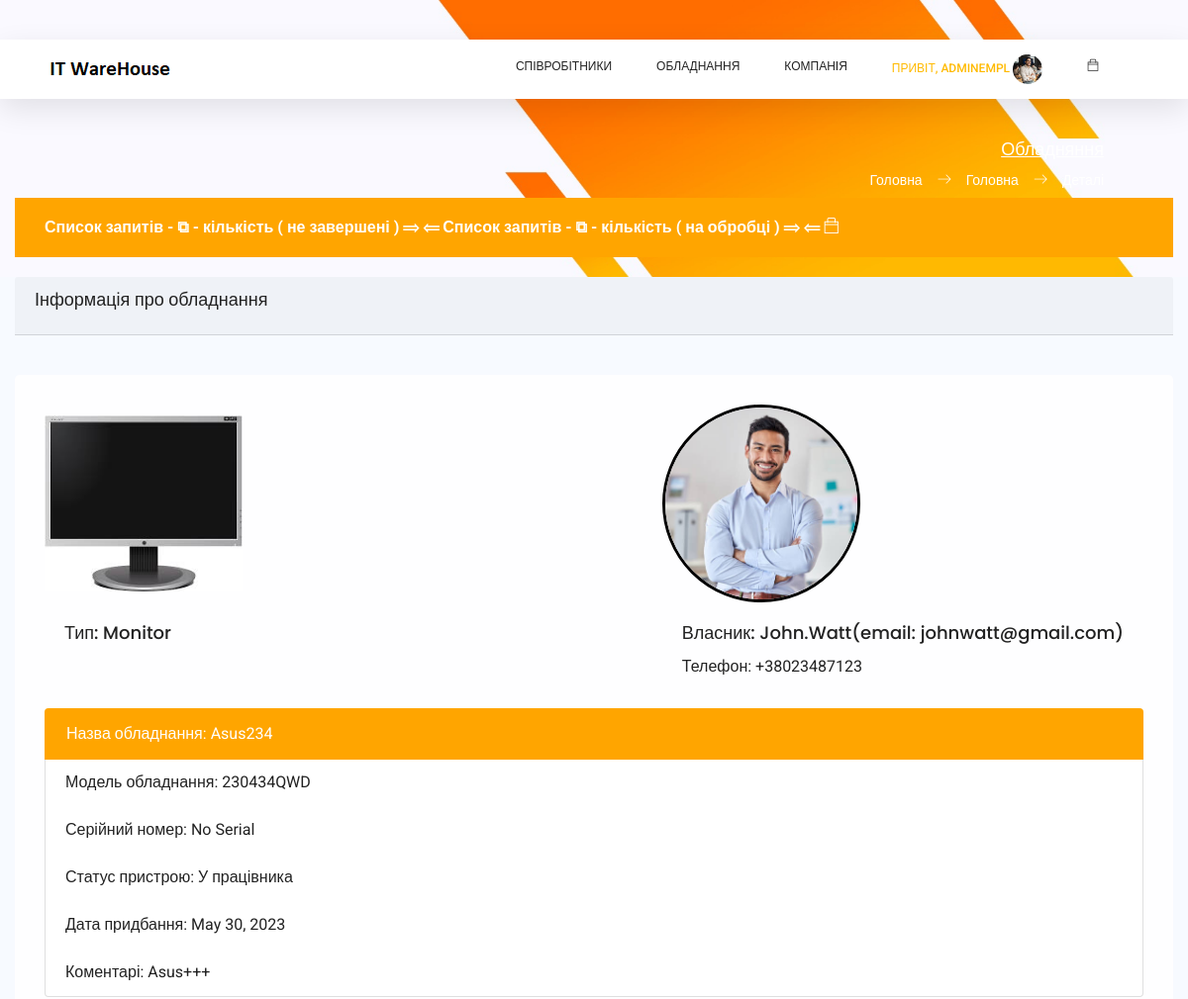
/admin_page/devices/details/5 (signed in, upper part), run on an earlier commit of the app's database.
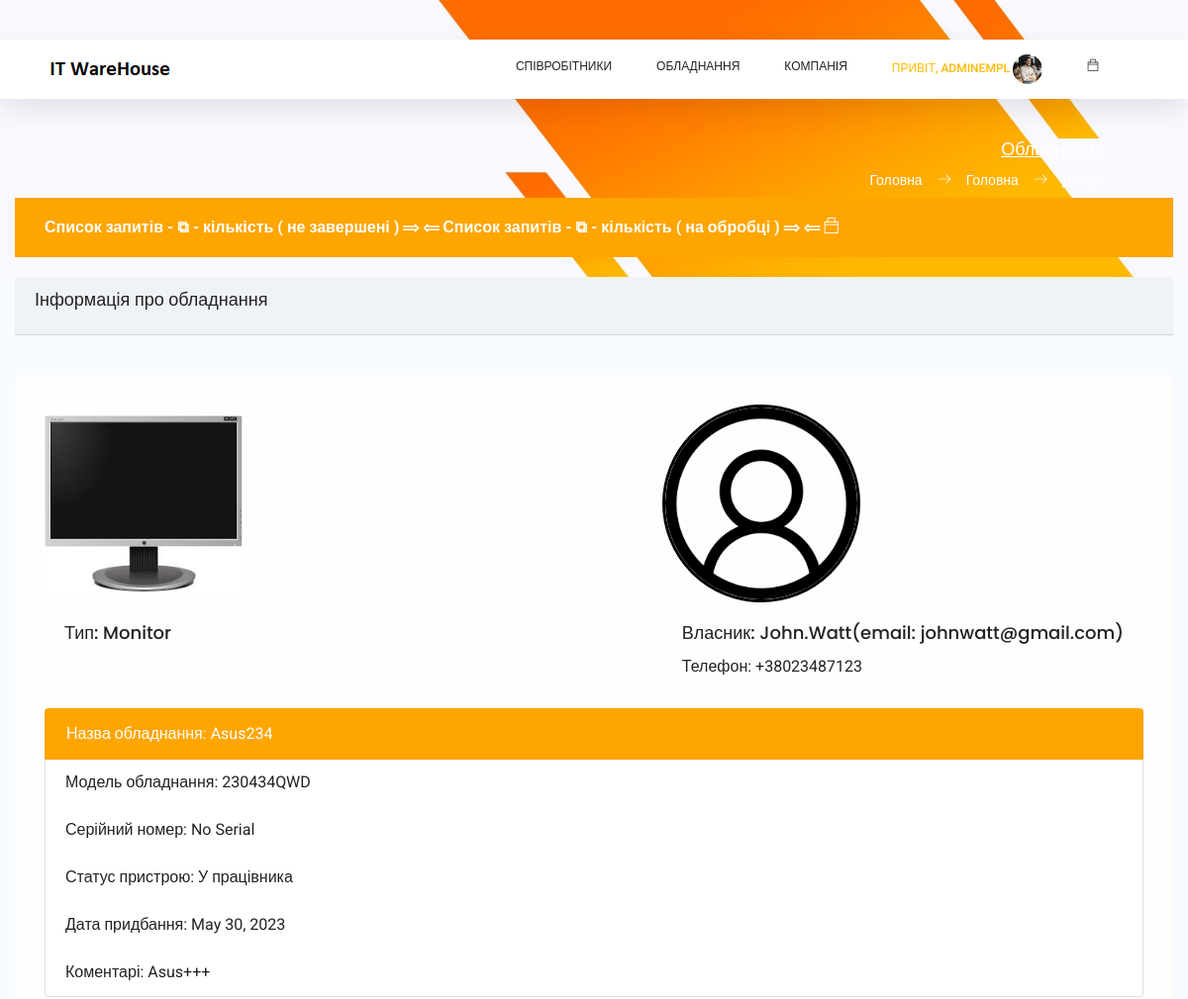
And on a later commit of the database.
### assets/models.py (models this page shows, shortened)
class Devices(models.Model):
    device_type = models.ForeignKey(DeviceType, on_delete=models.CASCADE, verbose_name='Тип обладнання')
    device_vendor = models.ForeignKey(Vendors, on_delete=models.CASCADE, verbose_name='Виробник')
    device_title = models.CharField(max_length=250, default='', verbose_name='Назва обладнання')
    device_model = models.CharField(max_length=100, null=True, default='', blank=True, verbose_name='Модель обладнання')
    serial_number = models.CharField(max_length=40, default='No Serial', blank=True, verbose_name='Серійний номер')
    device_status = models.ForeignKey(DeviceStatus, null=True, on_delete=models.SET_NULL,
                                      verbose_name='Статус пристрою')
    user_id = models.ForeignKey(Employees, blank=True, null=True, on_delete=models.SET_NULL, verbose_name='Користувач')
    supplier = models.ForeignKey(Suppliers, blank=True, null=True, on_delete=models.SET_NULL,
                                 verbose_name='Постачальник')
    purchase_date = models.DateField(null=True, blank=True, verbose_name='Дата придбання')
    device_warranty = models.ForeignKey(DeviceWarranty, blank=True, null=True, on_delete=models.SET_NULL,
                                        verbose_name='Термін гарантії')
    comments = models.TextField(max_length=500, null=True, default='', blank=True, verbose_name='Коментарі')

class DeviceType(models.Model):
    dev_type = models.CharField(max_length=100, unique=True, default='', verbose_name='Тип обладнання')
    dev_type_logo = models.FileField(upload_to='dev_types/', null=True, blank=True, default='dev_type.jpg',
                                     verbose_name='Логотип')
    def __str__(self) -> str:
        return str(self.dev_type)

class DeviceStatus(models.Model):
    dev_status = models.CharField(max_length=100, unique=True, default='', verbose_name='Статус обладнання')
    def __str__(self) -> str:
        return str(self.dev_status)

### employees/models.py (models this page shows)
class Employees(models.Model):
    first_name = models.CharField(max_length=50, default='', verbose_name="Ім'я *")
    last_name = models.CharField(max_length=50, default='', verbose_name='Прізвище *')
    email = models.EmailField(max_length=75, unique=True, null=True, verbose_name='Електрона пошта *')
    eid = models.CharField(max_length=8, unique=True, null=True, verbose_name='Внутрішній номер *')
    department = models.ForeignKey(Departments, null=True, on_delete=models.SET_NULL, verbose_name='Назва відділу *')
    title = models.CharField(max_length=50, null=True, default='', verbose_name='Посада *')
    user_id = models.ForeignKey(NewUser, null=True, on_delete=models.SET_NULL, verbose_name='ID Користувача *')
    location = models.ForeignKey(Cities, null=True, on_delete=models.SET_NULL, blank=True, verbose_name='Назва міста')
    mobilephone = models.CharField(max_length=20, null=True, default='', blank=True, verbose_name='Мобільний телефон')
    status = models.ForeignKey(UserStatus, null=True, on_delete=models.SET_NULL, blank=True,
                               verbose_name='Форма роботи')
    photo = models.FileField(upload_to='photos/', null=True, default='photos/default_user.jpg', blank=True,
                             verbose_name='Фото')
    comments = models.TextField(max_length=300, null=True, default='', blank=True, verbose_name='Коментарі')
    def __str__(self) -> str:
        return str(self.first_name) + '.' + str(self.last_name) + '(email: ' + str(self.email) + ')'

### admin_page/views.py (the view)
# urls.py: re_path(r'^devices/details/(?P<deviceinner_device_id>[0-9]+)$', device_details),
@login_required
def device_details(request, deviceinner_device_id):
    if not request.user.groups.filter(name='Admins').exists():
        return redirect("/")
    else:
        class getdata(object):
            def get_employee_data(self):
                if Employees.objects.filter(user_id=request.user.id).exists() and request.user.groups.filter(
                        name='Admins').exists():
                    employee_data = Employees.objects.get(user_id=request.user.id)
                    return employee_data
                else:
                    employee_data = ''
                    return employee_data
        user_data = {}
        user_data['u_id'] = request.user.id
        user_data['u_email'] = request.user.email
        if request.user.groups.filter(name='Admins').exists():
            user_data['u_group'] = 'Admins'
        devices = Devices.objects.get(id=deviceinner_device_id)
        return render(request, 'admin_page/details_device.html', {
            'page_title': 'Обладняння',
            'app_name': 'Головна',
            'page_name': 'Деталі',
            'employee_data': getdata().get_employee_data(),
            'user_data': user_data,
            'devices': devices
        })

### assets/models.py (called while the page is built)
    def __str__(self) -> str:
        return str(self.vendor)

    def __str__(self) -> str:
        return str(self.warranty)

    def __str__(self) -> str:
        return str(self.title)

### templates/admin_page/details_device.html (shortened to what this page needs)
{% extends '_layouts/base.html' %}
{% load static %}
{% block content %}
{% if user_data.u_group == 'Admins'%}
<div id="main" style="margin-left: 0; min-height: 800px;">
    <div class="container" style="max-width: 1400px;">
        <div class="card-content" style="min-width: 410px;">
            <div class="card-header">
                <h4 class="card-title">Інформація про обладнання</h4>
            </div>
            <div class="row no-gutters justify-content-between">
                <div class="col-md-12 col-lg-12 relative-from" style="min-width: 400px;">
                    <div style="flex-direction: column; gap: 10px; padding: 30px;" class="card-body d-flex" >
                        <div class="card-group justify-content-between" >
                            <div class="card-content" >
                                <img class="card-img-top img-fluid" style="width: 200px; height: 200px; object-fit: contain;" src="/media/{{ devices.device_type.dev_type_logo }}" alt="Card image cap">
                                <div class="card-body" >
                                    <h4 class="card-title">Тип: {{ devices.device_type }}</h4>
                                </div>
                            </div>
                            <div class="card-content" >
                                <img class="card-img-top img-fluid" style="width: 200px; height: 200px; object-fit: cover; border-radius: 100px; border: 3px solid black;" src="/media/{{ devices.user_id.photo }}" alt="Card image cap">
                                <div class="card-body" >
                                    <h4 class="card-title">Власник: {{ devices.user_id }}</h4>
                                    <p class="card-text info_add">
                                        Телефон: {{ devices.user_id.mobilephone }}
                                    </p>
                                </div>
                            </div>
                        </div>
                        <ul class="list-group">
                            <li style="background: orange; border: 2px solid orange;" class="list-group-item active info_add">Назва обладнання: {{ devices.device_title }}</li>
                            <li class="list-group-item info_add">Модель обладнання: {{ devices.device_model }}</li>
                            <li class="list-group-item info_add">Серійний номер: {{ devices.serial_number }}</li>
                            <li class="list-group-item info_add">Статус пристрою: {{ devices.device_status }}</li>
                            <li class="list-group-item info_add">Дата придбання: {{ devices.purchase_date }}</li>
                            <li class="list-group-item info_add">Коментарі: {{ devices.comments }}</li>
                        </ul>
                    </div>
                </div>
            </div>
        </div>
    </div>
</div>
{% endif %}
{% endblock content %}

What changed in the data, as far as the page shows it:
changed through a linked row, Devices "Asus234": user_id.photo: picture removed, a placeholder shows
